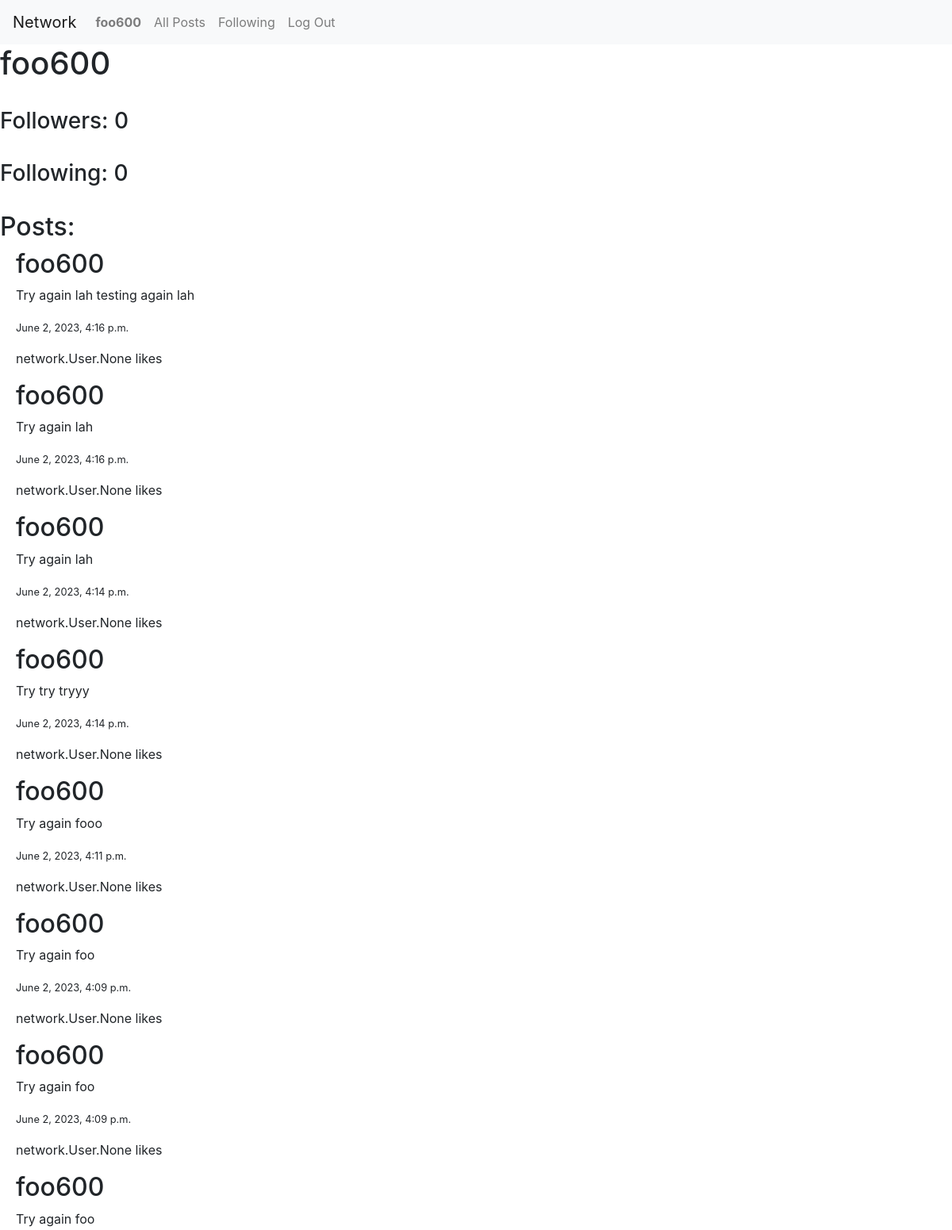
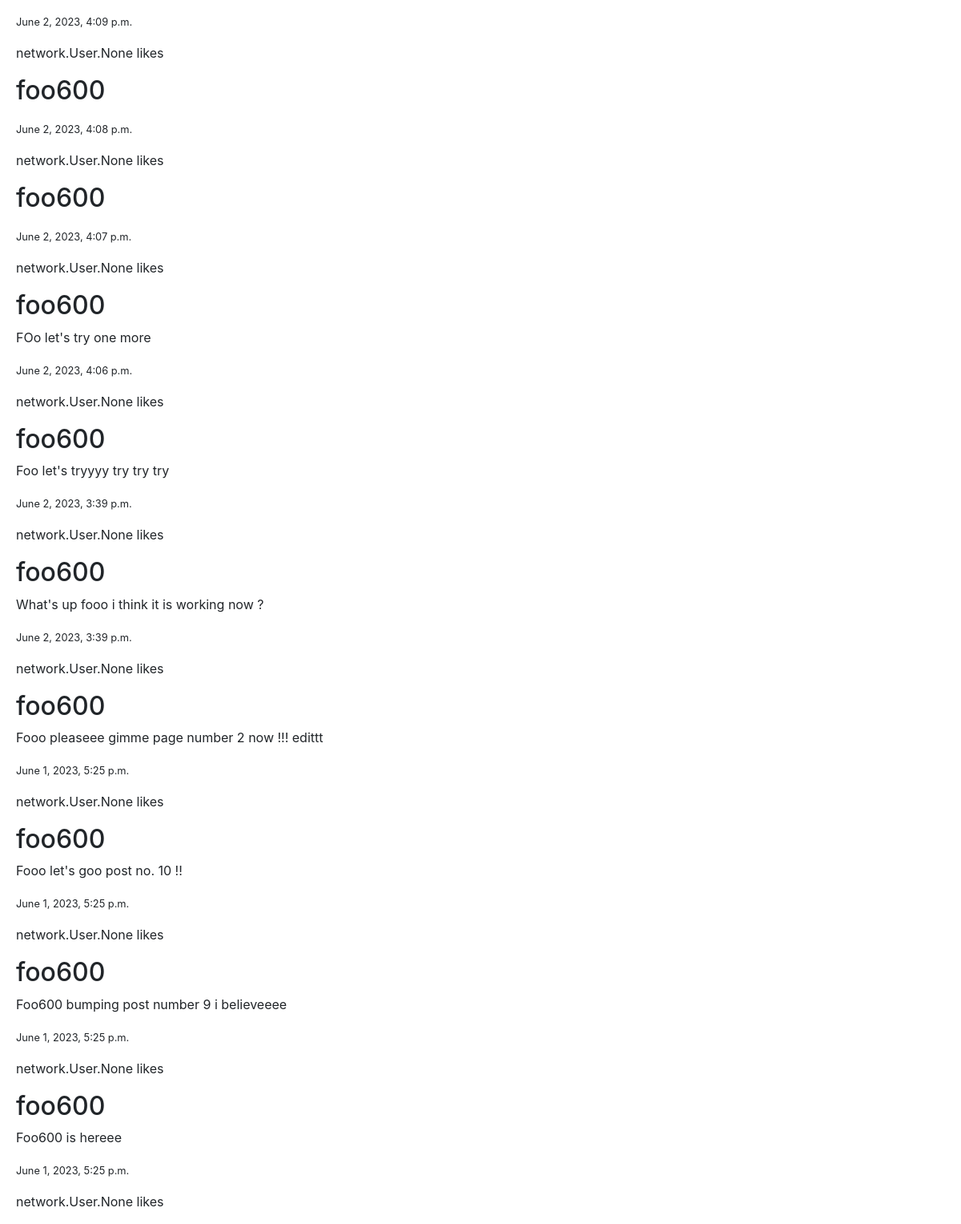
The app's page /profile/foo600 (signed in) with its own data (2 pictures, top to bottom).
### network/models.py (models this page shows, shortened)
class User(AbstractUser):
    pass

class Profile(models.Model):
    user = models.OneToOneField(User, on_delete=models.CASCADE)
    follows = models.ManyToManyField('self', related_name='followed_by', symmetrical=False)

class Posts(models.Model):
    user = models.ForeignKey(User, on_delete=models.CASCADE, related_name="posts")
    content = models.TextField()
    timestamp = models.DateTimeField(auto_now_add=True)
    likes = models.ManyToManyField(User, related_name='liked_posts', blank=True)

### network/views.py (the view)
# urls.py: path("profile/<str:username>", views.profile, name='profile'),
def profile(request, username):
    profile_user = User.objects.get(username=username)
    profile = Profile.objects.get(user=profile_user)
    posts = Posts.objects.filter(user=profile_user).order_by("-timestamp")
    logged_in_user_profile = Profile.objects.get(user=request.user)
    is_following = profile in logged_in_user_profile.follows.all()
    return render(request, "network/profile.html", {
        "profile_user": profile_user,
        'profile': profile,
        'posts': posts,
        'is_following': is_following
    })

### network/templates/network/profile.html (shortened to what this page needs)
{% extends "network/layout.html" %}
{% block body %}
    <h1> {{ profile_user.username }} </h1><br>
    <h3> Followers: {{ profile_user.profile.followed_by.count }}</h3><br>
    <h3> Following: {{profile_user.profile.follows.count }} </h3><br>
    <h2>Posts:</h2>
    {% for post in posts %}
    <div class="post" style="margin-left: 20px;">
        <h2>{{ post.user.username }}</h2>
        <p>{{post.content}}</p>
        <p><small>{{ post.timestamp }}</small></p>
        <p>{{ post.likes }} likes</p>
    </div>
    {% endfor %}
{% endblock %}

### network/templates/network/layout.html (shortened to what this page needs)
{% load static %}
<!DOCTYPE html>
<html lang="en">
    <head>
        <link rel="stylesheet" href="https://stackpath.bootstrapcdn.com/bootstrap/4.4.1/css/bootstrap.min.css">
        <link href="{% static 'network/styles.css' %}" rel="stylesheet">
    </head>
    <body>
        <nav class="navbar navbar-expand-lg navbar-light bg-light">
            <a class="navbar-brand" href="#">Network</a>
            <div>
              <ul class="navbar-nav mr-auto">
                {% if user.is_authenticated %}
                    <li class="nav-item">
                        <a class="nav-link" href="{% url 'profile' user.username %}"><strong>{{ user.username }}</strong></a>
                    </li>
                {% endif %}
                <li class="nav-item">
                  <a class="nav-link" href="{% url 'index' %}">All Posts</a>
                </li>
                {% if user.is_authenticated %}
                    <li class="nav-item">
                        <a class="nav-link" href="{% url 'following' user.username %}">Following</a>
                    </li>
                    <li class="nav-item">
                        <a class="nav-link" href="{% url 'logout' %}">Log Out</a>
                    </li>
                {% endif %}
              </ul>
            </div>
          </nav>
        <div class="body">
            {% block body %}
            {% endblock %}
        </div>
    </body>
</html>

### records on screen
User: username "foo600", profile.followed_by.count "0", profile.follows.count "0"
Posts: user.username "foo600", content "Try again lah testing again lah", timestamp "June 2, 2023, 4:16 p.m.", likes "network.User.None"
Posts: user.username "foo600", content "Try again lah", timestamp "June 2, 2023, 4:16 p.m.", likes "network.User.None"
Posts: user.username "foo600", content "Try again lah", timestamp "June 2, 2023, 4:14 p.m.", likes "network.User.None"
Posts: user.username "foo600", content "Try try tryyy", timestamp "June 2, 2023, 4:14 p.m.", likes "network.User.None"
Posts: user.username "foo600", content "Try again fooo", timestamp "June 2, 2023, 4:11 p.m.", likes "network.User.None"
Posts: user.username "foo600", content "Try again foo", timestamp "June 2, 2023, 4:09 p.m.", likes "network.User.None"
Posts: user.username "foo600", content "Try again foo", timestamp "June 2, 2023, 4:09 p.m.", likes "network.User.None"
Posts: user.username "foo600", content "Try again foo", timestamp "June 2, 2023, 4:09 p.m.", likes "network.User.None"
Posts: user.username "foo600", timestamp "June 2, 2023, 4:08 p.m.", likes "network.User.None"
Posts: user.username "foo600", timestamp "June 2, 2023, 4:07 p.m.", likes "network.User.None"
Posts: user.username "foo600", content "FOo let's try one more", timestamp "June 2, 2023, 4:06 p.m.", likes "network.User.None"
Posts: user.username "foo600", content "Foo let's tryyyy try try try", timestamp "June 2, 2023, 3:39 p.m.", likes "network.User.None"
Posts: user.username "foo600", content "What's up fooo i think it is working now ?", timestamp "June 2, 2023, 3:39 p.m.", likes "network.User.None"
Posts: user.username "foo600", content "Fooo pleaseee gimme page number 2 now !!! edittt", timestamp "June 1, 2023, 5:25 p.m.", likes "network.User.None"
Posts: user.username "foo600", content "Fooo let's goo post no. 10 !!", timestamp "June 1, 2023, 5:25 p.m.", likes "network.User.None"
Posts: user.username "foo600", content "Foo600 bumping post number 9 i believeeee", timestamp "June 1, 2023, 5:25 p.m.", likes "network.User.None"
Posts: user.username "foo600", content "Foo600 is hereee", timestamp "June 1, 2023, 5:25 p.m.", likes "network.User.None"
